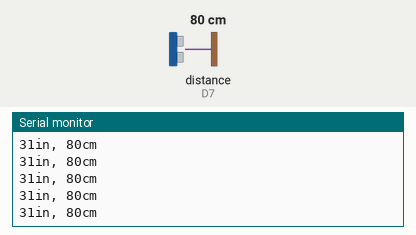
Simulated run of this sketch. Board: ESP8266 (NodeMCU). Shown: the last lines printed to the serial monitor. Wiring (inferred from the names in the program): ultrasonic range finder: trigger D6; echo D7. The inputs (shaded band) are chosen by the test bench; at power-on: distance to the obstacle (sensor on D7) 80 cm. The echo pulse lasts 58.3 µs per cm.

Above: at 1.2 s.
1.3 s: distance to the obstacle (sensor on D7) set to 2 cm
At 1.71 s:
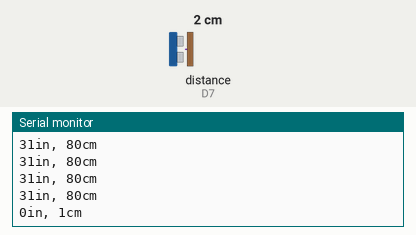
2.8 s: distance to the obstacle (sensor on D7) set to 4 cm
At 2.97 s:
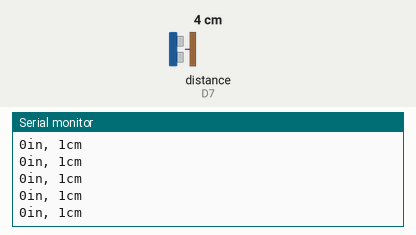
Timing chart, 0 to 5.8 s (numbered marks = the images above; inputs shaded):
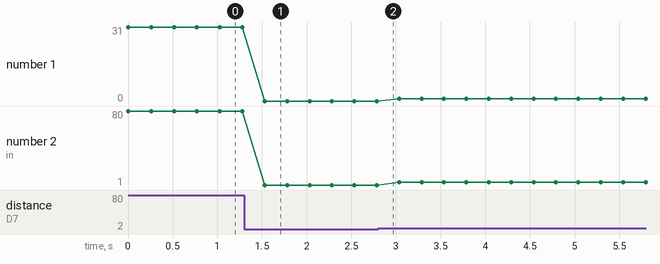

The sketch:

sketch_jun23a.ino
```cpp
int trigPin = D6; // Trigger
int echoPin = D7; // Echo
long duration, cm, inches;
void setup() {
  //Serial Port begin
  Serial.begin (9600);
  //Define inputs and outputs
  pinMode(trigPin, OUTPUT);
  pinMode(echoPin, INPUT);
}
void loop() {
  // The sensor is triggered by a HIGH pulse of 10 or more microseconds.
  // Give a short LOW pulse beforehand to ensure a clean HIGH pulse:
  digitalWrite(trigPin, LOW);
  delayMicroseconds(5);
  digitalWrite(trigPin, HIGH);
  delayMicroseconds(10);
  digitalWrite(trigPin, LOW);
  // Read the signal from the sensor: a HIGH pulse whose
  // duration is the time (in microseconds) from the sending
  // of the ping to the reception of its echo off of an object.
  pinMode(echoPin, INPUT);
  duration = pulseIn(echoPin, HIGH);
  // Convert the time into a distance
  cm = (duration / 2) / 29.1; // Divide by 29.1 or multiply by 0.0343
  inches = (duration / 2) / 74; // Divide by 74 or multiply by 0.0135

  Serial.print(inches);
  Serial.print("in, ");
  Serial.print(cm);
  Serial.print("cm");
  Serial.println();

  delay(250);
}
```

Measured:
- after the input at 1.3 s, the serial monitor: prints a new line after 0.23 s (image 1)
- plotted number 1: 31 → 0 after the input at 1.3 s
- plotted number 2: 80 → 1 after the input at 1.3 s, 1 → 4 after the input at 2.8 s
